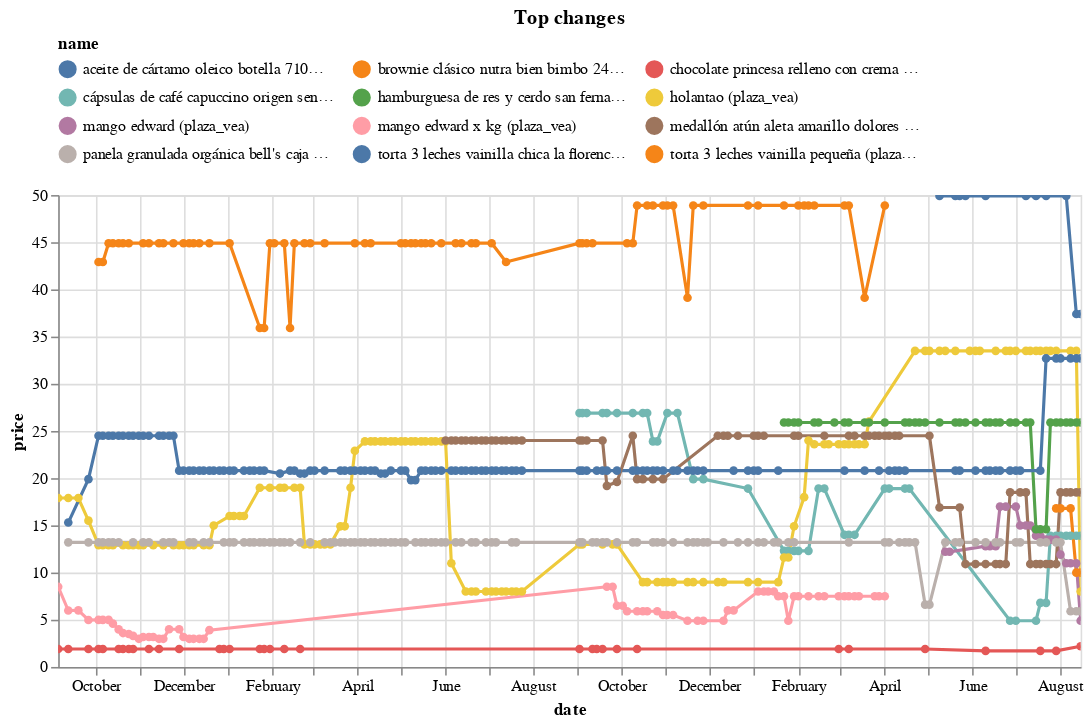

Notebook code for this chart:
### Code cell
top_changes.head(10).pipe(plot_changes, 'Top changes')

### Figure 1 — Vega-Lite specification as saved in the notebook (floating-point values rounded to 4 significant figures; data arrays with more than 128 entries replaced by an {"elided": "..."} marker saying what was removed)
{"config": {"view": {"continuousWidth": 300, "continuousHeight": 300}, "legend": {"columns": 3, "orient": "top"}}, "data": {"name": "data-f11677d50ba51965ca3842483a8c8aca"}, "mark": {"type": "line", "point": true}, "encoding": {"color": {"field": "name", "scale": {"domain": ["aceite de cártamo oleico botella 710ml (plaza_vea)", "brownie clásico nutra bien bimbo 248g paquete 4un (plaza_vea)", "chocolate princesa relleno con crema de maní empaque 30g (plaza_vea)", "cápsulas de café capuccino origen sensations caja 16un (plaza_vea)", "hamburguesa de res y cerdo san fernando bolsa 8un (plaza_vea)", "holantao (plaza_vea)", "mango edward (plaza_vea)", "mango edward x kg (plaza_vea)", "medallón atún aleta amarillo dolores bolsa 200g (plaza_vea)", "panela granulada orgánica bell's caja 50 sobres (plaza_vea)", "torta 3 leches vainilla chica la florencia 1un (plaza_vea)", "torta 3 leches vainilla pequeña (plaza_vea)"]}, "type": "nominal"}, "tooltip": [{"field": "name", "type": "nominal"}, {"field": "price", "type": "quantitative"}, {"field": "last_price", "type": "quantitative"}], "x": {"field": "date", "type": "temporal"}, "y": {"field": "price", "type": "quantitative"}}, "params": [{"name": "param_1", "select": {"type": "point", "fields": ["name"]}, "bind": "legend"}, {"name": "param_2", "select": {"type": "interval", "encodings": ["x", "y"]}, "bind": "scales"}], "title": "Top changes", "transform": [{"filter": {"param": "param_1"}}], "width": 650, "$schema": "https://vega.github.io/schema/vega-lite/v5.20.1.json", "datasets": {"data-f11677d50ba51965ca3842483a8c8aca": {"elided": "729 records"}}}
